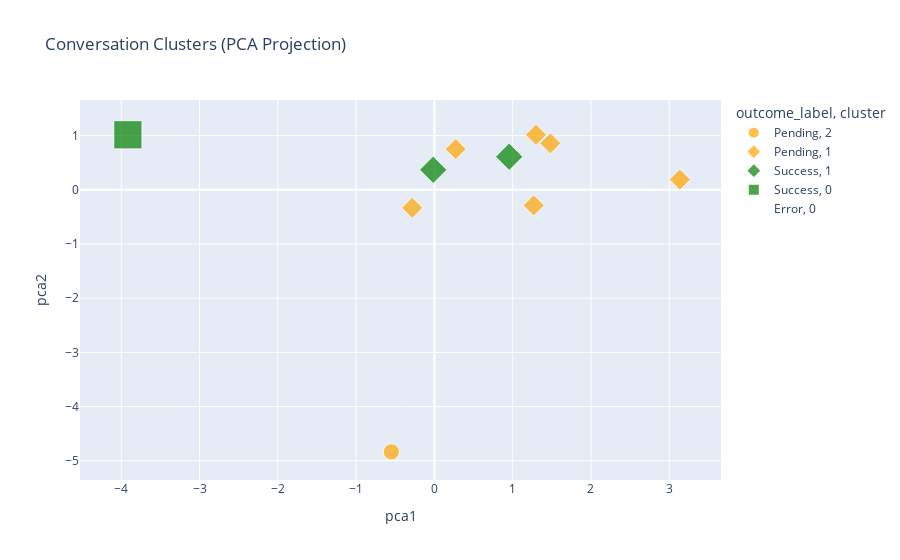

Here is the notebook cell this chart was saved with:
### Code cell
# PCA Visualization
if DATA_LOADED and len(metrics_df) >= 10 and 'X_scaled' in dir() and 'cluster' in metrics_df.columns:
    try:
        pca = PCA(n_components=2)
        X_pca = pca.fit_transform(X_scaled)
        
        metrics_df['pca1'] = X_pca[:, 0]
        metrics_df['pca2'] = X_pca[:, 1]
        
        fig = px.scatter(metrics_df, x='pca1', y='pca2', color='outcome_label',
                         symbol='cluster', size='score',
                         title='Conversation Clusters (PCA Projection)',
                         color_discrete_map={'Success': 'green', 'Failure': 'red', 'Pending': 'orange', 'Error': 'gray'})
        fig.show()
    except Exception as e:
        print(f"⚠️ PCA visualization failed: {e}")
else:
    print("⚠️ Need cluster data for PCA visualization")

### Figure 1 — Plotly figure (JSON) as saved in the notebook; plotly's stock layout.template omitted (floating-point values rounded to 4 significant figures)
{"data": [{"hovertemplate": "outcome_label=Pending<br>cluster=2<br>pca1=%{x}<br>pca2=%{y}<br>score=%{marker.size}<extra></extra>", "legendgroup": "Pending, 2", "marker": {"color": "orange", "size": [3], "sizemode": "area", "sizeref": 0.0225, "symbol": "circle"}, "mode": "markers", "name": "Pending, 2", "orientation": "v", "showlegend": true, "type": "scatter", "x": [-0.5497], "xaxis": "x", "y": [-4.835], "yaxis": "y"}, {"hovertemplate": "outcome_label=Pending<br>cluster=1<br>pca1=%{x}<br>pca2=%{y}<br>score=%{marker.size}<extra></extra>", "legendgroup": "Pending, 1", "marker": {"color": "orange", "size": [3, 3, 3, 3, 3, 3], "sizemode": "area", "sizeref": 0.0225, "symbol": "diamond"}, "mode": "markers", "name": "Pending, 1", "orientation": "v", "showlegend": true, "type": "scatter", "x": [1.297, -0.2839, 1.269, 0.2718, 3.135, 1.481], "xaxis": "x", "y": [1.015, -0.3327, -0.2879, 0.7511, 0.1886, 0.8571], "yaxis": "y"}, {"hovertemplate": "outcome_label=Success<br>cluster=1<br>pca1=%{x}<br>pca2=%{y}<br>score=%{marker.size}<extra></extra>", "legendgroup": "Success, 1", "marker": {"color": "green", "size": [5, 5], "sizemode": "area", "sizeref": 0.0225, "symbol": "diamond"}, "mode": "markers", "name": "Success, 1", "orientation": "v", "showlegend": true, "type": "scatter", "x": [-0.01516, 0.9548], "xaxis": "x", "y": [0.3689, 0.61], "yaxis": "y"}, {"hovertemplate": "outcome_label=Success<br>cluster=0<br>pca1=%{x}<br>pca2=%{y}<br>score=%{marker.size}<extra></extra>", "legendgroup": "Success, 0", "marker": {"color": "green", "size": [9], "sizemode": "area", "sizeref": 0.0225, "symbol": "square"}, "mode": "markers", "name": "Success, 0", "orientation": "v", "showlegend": true, "type": "scatter", "x": [-3.916], "xaxis": "x", "y": [1.015], "yaxis": "y"}, {"hovertemplate": "outcome_label=Error<br>cluster=0<br>pca1=%{x}<br>pca2=%{y}<br>score=%{marker.size}<extra></extra>", "legendgroup": "Error, 0", "marker": {"color": "gray", "size": [0], "sizemode": "area", "sizeref": 0.0225, "symbol": "square"}, "mode": "markers", "name": "Error, 0", "orientation": "v", "showlegend": true, "type": "scatter", "x": [-3.644], "xaxis": "x", "y": [0.6508], "yaxis": "y"}], "layout": {"legend": {"itemsizing": "constant", "title": {"text": "outcome_label, cluster"}, "tracegroupgap": 0}, "title": {"text": "Conversation Clusters (PCA Projection)"}, "xaxis": {"anchor": "y", "domain": [0, 1], "title": {"text": "pca1"}}, "yaxis": {"anchor": "x", "domain": [0, 1], "title": {"text": "pca2"}}}}
